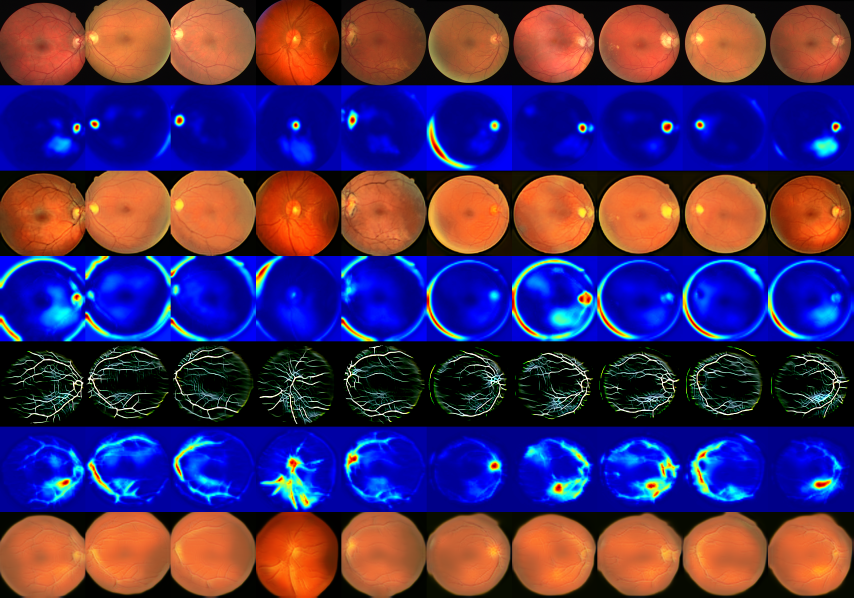
#> input picture assets/2.png, 2560 x 1792 px, given as the content of the folder assets/2.png, which was not available (shown at 1/3 size)
$ python -i utils.py   (imports and definitions only)   (older library calls are emulated)
#> lines starting #> are read from the running program, lines starting #| are printed output that depends on the picture; after the words box and inside, x2 and y2 are one past the last pixel; in counts of white or black regions, pixels touching at a corner belong together; pictures that were not available may be replaced by others from this repository, and a replacement may not be noted
#> in resize_images, img is the input picture: shape (1792, 2560, 3); mean B, G, R 97.1, 46, 70.2
from scipy import misc
import os, cv2, torch
import numpy as np

# [7 lines left out: function load_test_data, not called in this run]

def preprocessing(x):
    x = x/127.5 - 1 # -1 ~ 1
    return x

def save_images(images, size, image_path):
    return imsave(inverse_transform(images), size, image_path)

def inverse_transform(images):
    return (images+1.) / 2

def imsave(images, size, path):
    return misc.imsave(path, merge(images, size))

# [14 lines left out: functions merge, check_folder, not called in this run]

def str2bool(x):
    return x.lower() in ('true')

# [14 lines left out: functions cam, imagenet_norm, not called in this run]

def denorm(x):
    return x * 0.5 + 0.5

def tensor2numpy(x):
    return x.detach().cpu().numpy().transpose(1,2,0)

def RGB2BGR(x):
    return cv2.cvtColor(x, cv2.COLOR_RGB2BGR)


def create_binary_mask(img):
    """
       Преобразует все ненулевые (не черные) пиксели тензора изображения в белые.
       Предполагается, что тензор изображения имеет формат (B, C, H, W) и находится на устройстве GPU или CPU.

       Args:
       tensor (torch.Tensor): Тензор изображения.

       Returns:
       torch.Tensor: Тензор изображения с преобразованными пикселями.
       """
    # Создаем маску для всех ненулевых пикселей
    gray = cv2.cvtColor(img, cv2.COLOR_BGR2GRAY)
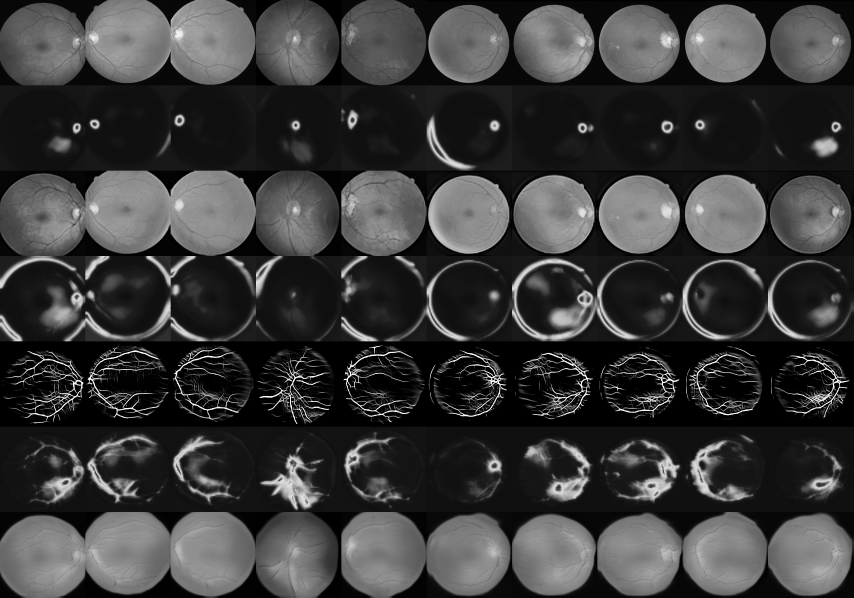
#> gray: shape (1792, 2560) (shown at 1/3 size); min 0, max 255, mean 59.1

    ret, th1 = cv2.threshold(gray, 16, 255, cv2.THRESH_BINARY)
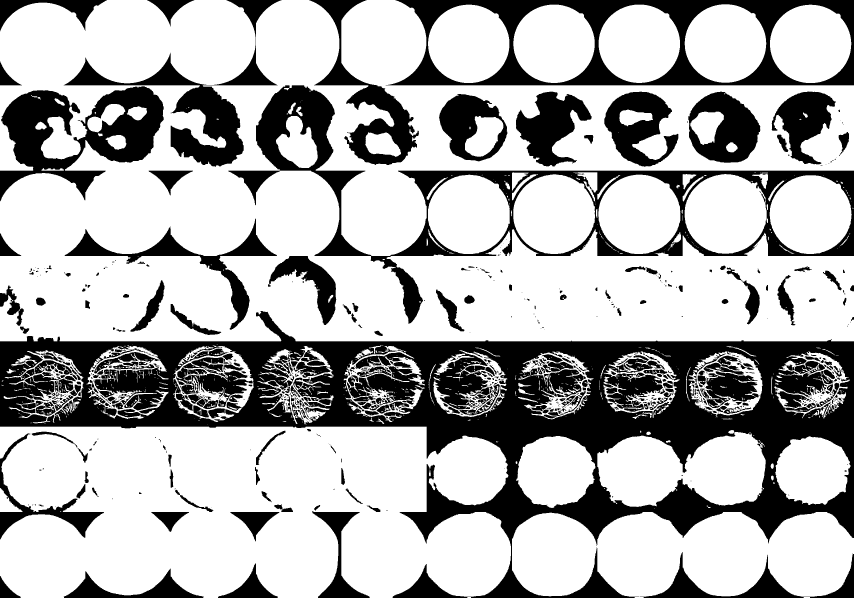
#> th1: shape (1792, 2560) (shown at 1/3 size); 69.2% white; 764 black regions (416 under 20 px)
    return th1


# [10 lines left out: function apply_mask, not called in this run]


def resize_images(path1):

    for img_path in os.listdir(path1):
        if img_path.endswith((".png", ".jpg", ".jpeg", ".tif")):  # Проверяем, что файл является изображением.
            img = cv2.imread(os.path.join(path1, img_path))
            mask = create_binary_mask(img)
            contours, _ = cv2.findContours(mask, cv2.RETR_EXTERNAL, cv2.CHAIN_APPROX_SIMPLE)
#> contours = 882 contours, 734 with area under 20; largest, box (x1, y1, x2, y2) and area: (0, 0, 2560, 1024) 1676672, (0, 1280, 1533, 1792) 689272, (1536, 1536, 2560, 1792) 207330, (1792, 1296, 2297, 1521) 81984, (2054, 522, 2304, 761) 46072

            if contours:
                cnt = max(contours, key=cv2.contourArea)  # Берем наибольший контур.
#> cnt = contour of 6255 points, box (x1, y1, x2, y2) (0, 0, 2560, 1024), area 1676672

                # Находим экстремальные точки на контуре
                leftmost = tuple(cnt[cnt[:, :, 0].argmin()][0])
#> leftmost = (0, 94)
                rightmost = tuple(cnt[cnt[:, :, 0].argmax()][0])
#> rightmost = (2559, 1023)
                topmost = tuple(cnt[cnt[:, :, 1].argmin()][0])
#> topmost = (321, 0)
                bottommost = tuple(cnt[cnt[:, :, 1].argmax()][0])
#> bottommost = (0, 1023)

                # Отображаем экстремальные точки на изображении
                cv2.drawContours(mask, [cnt], -1, (255, 0, 0), 3)
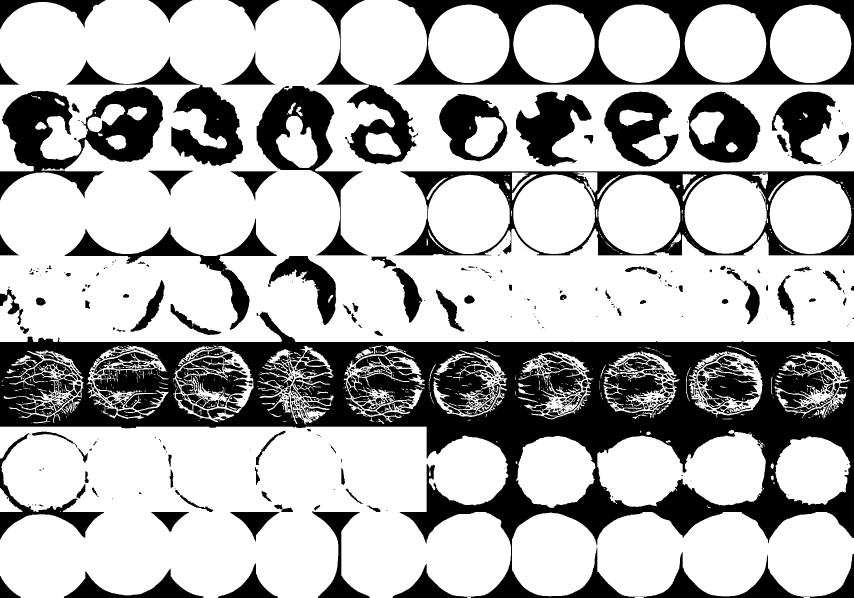
#> mask: shape (1792, 2560) (shown at 1/3 size); 70.1% white; 775 black regions (418 under 20 px), largest, box (x1, y1, x2, y2) and area: (0, 935, 2560, 1792) 611849, (1179, 0, 2560, 254) 105427, (1181, 514, 2560, 766) 74738
                cv2.circle(mask, leftmost, 8, (255, 0, 0), -1)
                cv2.circle(mask, rightmost, 8, (255, 0, 0), -1)
#> mask: shape (1792, 2560); 70.1% white; 775 black regions (418 under 20 px), largest, box (x1, y1, x2, y2) and area: (0, 935, 2560, 1792) 611816, (1179, 0, 2560, 254) 105427, (1181, 514, 2560, 766) 74738
                cv2.circle(mask, topmost, 8, (255, 0, 0), -1)
                cv2.circle(mask, bottommost, 8, (255, 0, 0), -1)
#> mask: shape (1792, 2560); 70.1% white; 775 black regions (418 under 20 px), largest, box (x1, y1, x2, y2) and area: (0, 935, 2560, 1792) 611783, (1179, 0, 2560, 254) 105427, (1181, 514, 2560, 766) 74738

                cv2.imwrite(r"C:\Users\senic\PycharmProjects\BP_last\test\{}".format(img_path), mask)

# [2 lines not run here, left out]

>>> result = resize_images('assets/2.png')
